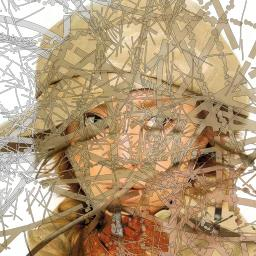
#> input picture DataSetFiles/Main_Dataset/input/00482.jpg, 256 x 256 px
$ python -i diverse_mask_generator.py   (imports and definitions only)
#> lines starting #> are read from the running program, lines starting #| are printed output that depends on the picture; after the words box and inside, x2 and y2 are one past the last pixel; in counts of white or black regions, pixels touching at a corner belong together
"""
Advanced Diverse Mask Generator for Blind Image Inpainting
===========================================================

Generates high-quality, diverse distortion masks matching the complexity
of real-world occlusions. Includes:
- Swirl/spiral distortions with color tinting
- Rectangular patch compositing with external images
- Organic blob masks with domain warping
- Smear/drip effects
- Color overlays (overlay, soft-light, multiply blending)

Designed to match the quality level of the provided training examples.

Author: Research Enhancement Module
"""

import os
import random
import math
from typing import List, Tuple, Optional, Union
import numpy as np
import cv2

# Optional dependencies
try:
    from scipy.ndimage import gaussian_filter, map_coordinates
    SCIPY_AVAILABLE = True
except ImportError:
    SCIPY_AVAILABLE = False

try:
    import torch
    import torch.nn.functional as F
    TORCH_AVAILABLE = True
    DEVICE = torch.device('cuda' if torch.cuda.is_available() else 'cpu')
except ImportError:
    TORCH_AVAILABLE = False
    DEVICE = 'cpu'


# ============================================================================
# Utility Functions
# ============================================================================

# [14 lines left out: functions ensure_rgb, normalize_image, not called in this run]


def denormalize_image(img: np.ndarray) -> np.ndarray:
    """Convert 0-1 float to uint8."""
    return np.clip(img * 255, 0, 255).astype(np.uint8)


def gaussian_blur(img: np.ndarray, sigma: float) -> np.ndarray:
    """Apply Gaussian blur."""
    if sigma <= 0:
        return img
    k = int(2 * round(3 * sigma) + 1)
    k = max(3, k)
    return cv2.GaussianBlur(img, (k, k), sigma)


def fractal_noise(h: int, w: int, octaves: int = 4, persistence: float = 0.55) -> np.ndarray:
    """Generate fractal Brownian motion noise."""
    total = np.zeros((h, w), dtype=np.float32)
    freq = 1.0
    amp = 1.0
    for _ in range(octaves):
        gh = max(1, int(h / freq))
        gw = max(1, int(w / freq))
        grid = np.random.rand(gh, gw).astype(np.float32)
        up = cv2.resize(grid, (w, h), interpolation=cv2.INTER_CUBIC)
        total += amp * up
        freq *= 2.0
        amp *= persistence
    total = (total - total.min()) / (total.max() - total.min() + 1e-6)
    return total


# ============================================================================
# Geometric Distortions
# ============================================================================

class SwrlDistortion:
    """
    Swirl/spiral distortion effect.
    Creates circular swirl patterns like the woman example.
    """

    # [48 lines left out: function apply, not called in this run]


class WaveDistortion:
    """Ripple/wave distortion effect."""

    # [18 lines left out: function apply, not called in this run]


class SmearDistortion:
    """
    Smear/drip effect like the man example.
    Creates vertical or directional smearing.
    """

    # [48 lines left out: function apply, not called in this run]


# ============================================================================
# Color Overlays and Blending
# ============================================================================

class ColorOverlay:
    """
    Color tinting and overlay effects.
    Like the yellow/amber tint in the woman example.
    """

    # [50 lines left out: functions create_color_layer, overlay_blend, soft_light_blend, multiply_blend, screen_blend, not called in this run]


# ============================================================================
# Mask Generation
# ============================================================================

class MaskGenerator:
    """
    Generates diverse mask types matching example quality.
    """

    @staticmethod
    def organic_blob(
        h: int, w: int,
        coverage: Tuple[float, float] = (0.15, 0.45),
        blur_sigma: float = 4.0
    ) -> Tuple[np.ndarray, np.ndarray]:
        """
        Generate organic blob mask using fractal noise.
        Similar to the swirl mask in woman example.
        """
        noise = fractal_noise(h, w, octaves=random.randint(3, 5))
        noise = gaussian_blur(noise, sigma=random.uniform(2.0, 4.0))

        # Domain warp for organic feel
        dx = gaussian_blur(np.random.randn(h, w).astype(np.float32), sigma=3.0)
        dy = gaussian_blur(np.random.randn(h, w).astype(np.float32), sigma=3.0)

        y, x = np.mgrid[:h, :w].astype(np.float32)
        strength = random.uniform(8.0, 15.0)
        new_x = np.clip(x + dx * strength, 0, w - 1)
        new_y = np.clip(y + dy * strength, 0, h - 1)
        noise = cv2.remap(noise, new_x, new_y, cv2.INTER_CUBIC)

        # Threshold to get binary mask
        threshold = random.uniform(0.4, 0.6)
        binary = (noise > threshold).astype(np.uint8)

        # Morphological cleanup
        kernel = cv2.getStructuringElement(cv2.MORPH_ELLIPSE, (5, 5))
        binary = cv2.morphologyEx(binary, cv2.MORPH_CLOSE, kernel)
        binary = cv2.morphologyEx(binary, cv2.MORPH_OPEN, kernel)

        # Coverage control
        target_cov = random.uniform(*coverage)
        while binary.mean() > target_cov:
            binary = cv2.erode(binary, kernel, iterations=1)

        # Soft alpha for blending
        alpha = gaussian_blur(binary.astype(np.float32), sigma=blur_sigma)
        alpha = np.clip(alpha, 0, 1)

        return binary, alpha

    # [99 lines left out: functions circular_region, rectangular_patch, irregular_strokes, not called in this run]


# ============================================================================
# Composite Pipelines (Match Example Quality)
# ============================================================================

class DistortionPipeline:
    """
    High-level pipelines matching example image quality.
    """

    # [101 lines left out: functions swirl_with_color_tint, rectangular_composite, not called in this run]

    @staticmethod
    def organic_blend(
        img: np.ndarray,
        donor_img: Optional[np.ndarray] = None
    ) -> Tuple[np.ndarray, np.ndarray]:
        """
        Pipeline 3: Organic blob mask with Laplacian blending.
        High-quality seamless compositing.
        """
        h, w = img.shape[:2]

        # Generate organic mask
        mask_bin, mask_alpha = MaskGenerator.organic_blob(h, w)

        # Use donor or generate synthetic texture
        if donor_img is None:
            # Create warped version of original as "donor"
            dx = gaussian_blur(np.random.randn(h, w).astype(np.float32), sigma=5.0)
            dy = gaussian_blur(np.random.randn(h, w).astype(np.float32), sigma=5.0)
            y, x = np.mgrid[:h, :w].astype(np.float32)
            new_x = np.clip(x + dx * 15, 0, w - 1)
            new_y = np.clip(y + dy * 15, 0, h - 1)
            donor = cv2.remap(img, new_x, new_y, cv2.INTER_CUBIC)

            # Color shift
            hsv = cv2.cvtColor(donor, cv2.COLOR_RGB2HSV)
            hsv[:, :, 0] = (hsv[:, :, 0] + random.randint(10, 50)) % 180
            donor = cv2.cvtColor(hsv, cv2.COLOR_HSV2RGB)
        else:
            donor = cv2.resize(donor_img, (w, h))

        # Alpha blend
        mask_3ch = np.stack([mask_alpha, mask_alpha, mask_alpha], axis=-1)
        result = (donor.astype(np.float32) * mask_3ch +
                  img.astype(np.float32) * (1 - mask_3ch))

        return result.astype(np.uint8), mask_bin


# ============================================================================
# Main Generator Function
# ============================================================================

# [129 lines left out: functions generate_distorted_image, generate_dataset, not called in this run]


# ============================================================================
# Quick Test
# ============================================================================

# [12 lines not run here, left out]

>>> import cv2
>>> picture = cv2.cvtColor(cv2.imread('../Main_Dataset/input/00482.jpg'), cv2.COLOR_BGR2RGB)
>>> result = DistortionPipeline().organic_blend(picture)
#> after the loop in fractal_noise, `for _ in range(octaves):`:
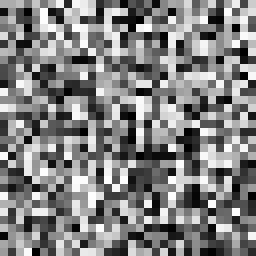
#> grid: shape (32, 32) float32 (shown 8 times larger); min 0.00132, max 0.998, mean 0.506
#> after the loop in fractal_noise, `for _ in range(octaves):`:
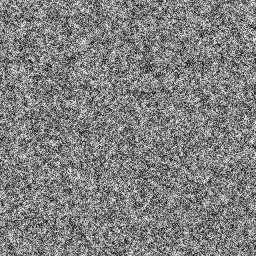
#> total: shape (256, 256) float32; min 0.0278, max 1.98, mean 1.01; drawn with min black and max white
#> after the loop in organic_blob, `while binary.mean() > target_cov:`:
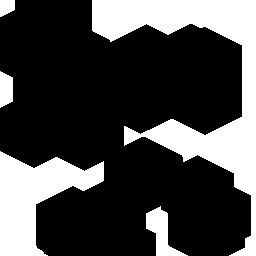
#> binary: shape (256, 256); values 0 (black) and 1 (white), 28% white; 5 white regions, box (x1, y1, x2, y2) and area: (92, 0, 256, 256) 11472, (0, 151, 104, 256) 5399, (146, 206, 188, 256) 868, (0, 71, 13, 108) 397, (0, 0, 15, 17) 206
#> in organic_blend, `donor = cv2.remap(img, new_x, new_y, cv2.INTER_CUBIC)`:
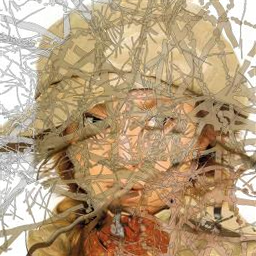
#> donor: shape (256, 256, 3); mean R, G, B 182.1, 157.4, 124.9
#> in organic_blend, `hsv = cv2.cvtColor(donor, cv2.COLOR_RGB2HSV)`: hsv: shape (256, 256, 3); mean H, S, V 19.1, 89.2, 182.2
#> in organic_blend, `hsv[:, :, 0] = (hsv[:, :, 0] + random.randint(10, 50)) % 180`: hsv: shape (256, 256, 3); mean H, S, V 53.2, 89.2, 182.2
#> in organic_blend, `donor = cv2.cvtColor(hsv, cv2.COLOR_HSV2RGB)`:
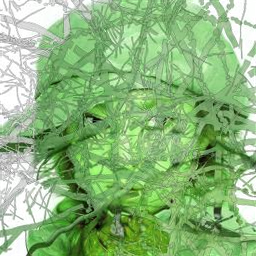
#> donor: shape (256, 256, 3); mean R, G, B 139.6, 182.1, 124.5
#> in organic_blend, `result = (donor.astype(np.float32) * mask_3ch + img.astype(np.float32)..`:
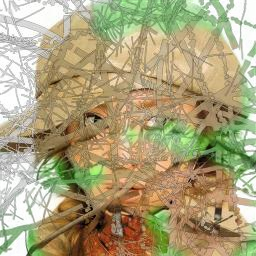
#> result: shape (256, 256, 3) float32; mean R, G, B 172.6, 162.5, 124.8; drawn with min black and max white

$ run again, on DataSetFiles/Main_Dataset/input/00905.jpg
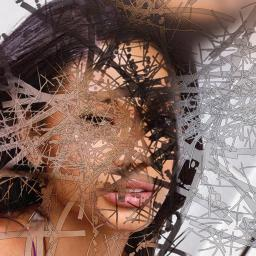
#> input picture DataSetFiles/Main_Dataset/input/00905.jpg, 256 x 256 px
#> in organic_blend, `donor = cv2.cvtColor(hsv, cv2.COLOR_HSV2RGB)`:
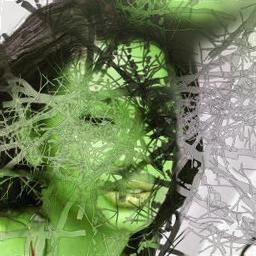
#> donor: shape (256, 256, 3); mean R, G, B 114.9, 129.9, 94
#> in organic_blend, `result = (donor.astype(np.float32) * mask_3ch + img.astype(np.float32)..`:
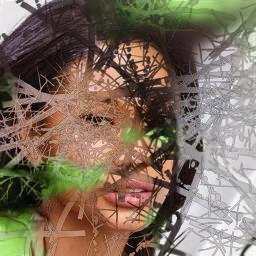
#> result: shape (256, 256, 3) float32; mean R, G, B 126.6, 110.5, 95

$ run again, on DataSetFiles/Main_Dataset/input/00915.jpg
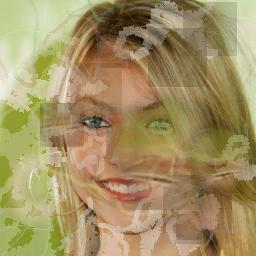
#> input picture DataSetFiles/Main_Dataset/input/00915.jpg, 256 x 256 px
#> in organic_blend, `donor = cv2.cvtColor(hsv, cv2.COLOR_HSV2RGB)`:
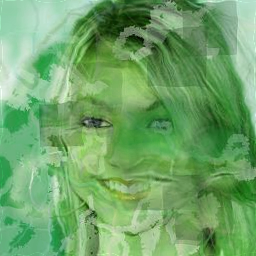
#> donor: shape (256, 256, 3); mean R, G, B 111.1, 165.1, 104.1
#> in organic_blend, `result = (donor.astype(np.float32) * mask_3ch + img.astype(np.float32)..`:
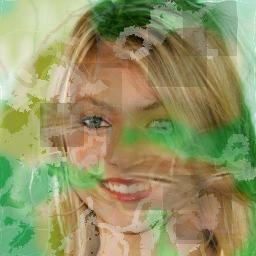
#> result: shape (256, 256, 3) float32; mean R, G, B 148, 148.4, 101.6

$ run again, on DataSetFiles/Main_Dataset/input/01377.jpg
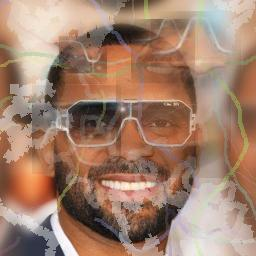
#> input picture DataSetFiles/Main_Dataset/input/01377.jpg, 256 x 256 px
#> in organic_blend, `donor = cv2.cvtColor(hsv, cv2.COLOR_HSV2RGB)`:
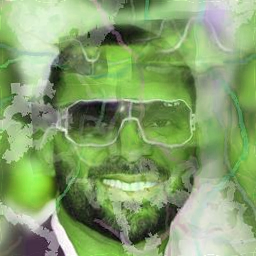
#> donor: shape (256, 256, 3); mean R, G, B 133.3, 162.2, 108.5
#> in organic_blend, `result = (donor.astype(np.float32) * mask_3ch + img.astype(np.float32)..`:
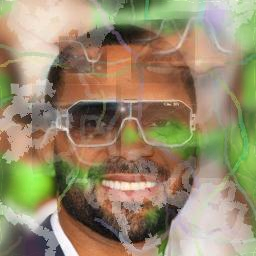
#> result: shape (256, 256, 3) float32; mean R, G, B 153.5, 139.1, 109
